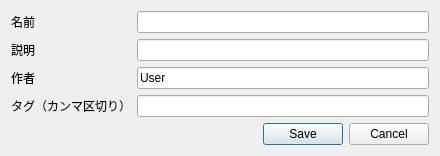
<?xml version="1.0" encoding="UTF-8"?>
<ui version="4.0">
 <class>ShortcutPresetDialog</class>
 <widget class="QDialog" name="ShortcutPresetDialog">
  <property name="windowTitle"><string>新規ショートカットセット</string></property>
  <property name="minimumSize"><size><width>440</width><height>0</height></size></property>
  <layout class="QVBoxLayout" name="layoutRoot">
   <item><layout class="QFormLayout" name="formMetadata">
    <item row="0" column="0"><widget class="QLabel" name="labelName"><property name="text"><string>名前</string></property></widget></item>
    <item row="0" column="1"><widget class="QLineEdit" name="editName"/></item>
    <item row="1" column="0"><widget class="QLabel" name="labelDescription"><property name="text"><string>説明</string></property></widget></item>
    <item row="1" column="1"><widget class="QLineEdit" name="editDescription"/></item>
    <item row="2" column="0"><widget class="QLabel" name="labelAuthor"><property name="text"><string>作者</string></property></widget></item>
    <item row="2" column="1"><widget class="QLineEdit" name="editAuthor"><property name="text"><string>User</string></property></widget></item>
    <item row="3" column="0"><widget class="QLabel" name="labelTags"><property name="text"><string>タグ（カンマ区切り）</string></property></widget></item>
    <item row="3" column="1"><widget class="QLineEdit" name="editTags"/></item>
   </layout></item>
   <item><widget class="QDialogButtonBox" name="buttonBox"><property name="standardButtons"><set>QDialogButtonBox::Cancel|QDialogButtonBox::Save</set></property></widget></item>
  </layout>
 </widget>
 <resources/>
 <connections>
  <connection><sender>buttonBox</sender><signal>accepted()</signal><receiver>ShortcutPresetDialog</receiver><slot>accept()</slot></connection>
  <connection><sender>buttonBox</sender><signal>rejected()</signal><receiver>ShortcutPresetDialog</receiver><slot>reject()</slot></connection>
 </connections>
</ui>
